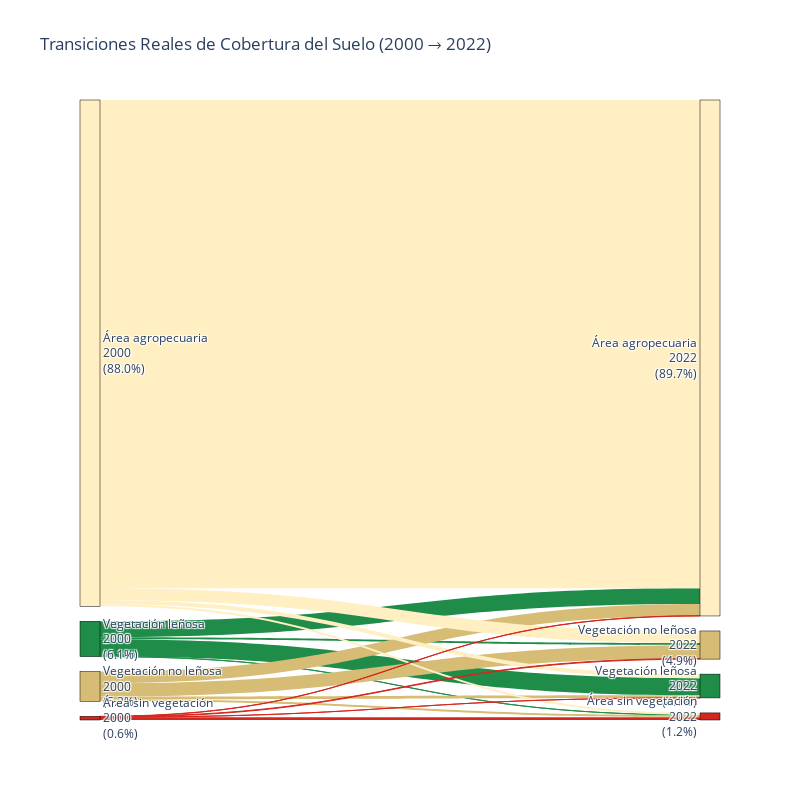

Notebook source saved alongside this figure:
### Code cell
# Ensure both rasters have the same shape by clipping to the same extent
suelo_2000_clipped = suelo_2000.rio.clip(aoi.geometry.values, aoi.crs, from_disk=True)
suelo_2022_clipped = suelo_2022.rio.clip(aoi.geometry.values, aoi.crs, from_disk=True)

# Convert pixel values to grouped categories for both years
suelo_2000_cat = np.vectorize(
    lambda x: categorize_pixel_grouped(x, categories_grouped)
)(suelo_2000_clipped.values[0])
suelo_2022_cat = np.vectorize(
    lambda x: categorize_pixel_grouped(x, categories_grouped)
)(suelo_2022_clipped.values[0])

# Get unique categories (excluding no-data and bodies of water)
unique_2000 = np.unique(suelo_2000_cat)
unique_2022 = np.unique(suelo_2022_cat)

# Filter out unwanted categories
valid_categories = [
    "Área agropecuaria",
    "Vegetación leñosa",
    "Vegetación no leñosa",
    "Área sin vegetación",
]
existing_2000 = [cat for cat in unique_2000 if cat in valid_categories]
existing_2022 = [cat for cat in unique_2022 if cat in valid_categories]

# Calculate total pixels for percentage calculations
total_2000 = np.sum([np.sum(suelo_2000_cat == cat) for cat in existing_2000])
total_2022 = np.sum([np.sum(suelo_2022_cat == cat) for cat in existing_2022])

# Create transition matrix
transition_matrix = {}
for cat_2000 in existing_2000:
    transition_matrix[cat_2000] = {}
    mask_2000 = suelo_2000_cat == cat_2000
    for cat_2022 in existing_2022:
        mask_2022 = suelo_2022_cat == cat_2022
        transition_count = np.sum(mask_2000 & mask_2022)
        if transition_count > 0:
            transition_matrix[cat_2000][cat_2022] = transition_count

# Prepare Sankey data
source = []
target = []
value = []
node_labels = []
node_colors = []
link_colors = []

# Add 2000 nodes with percentages
for i, cat in enumerate(existing_2000):
    count = np.sum(suelo_2000_cat == cat)
    percentage = (count / total_2000) * 100
    node_labels.append(f"{cat}<br>2000<br>({percentage:.1f}%)")
    node_colors.append(categories_grouped[cat]["color"])

# Add 2022 nodes with percentages
for i, cat in enumerate(existing_2022):
    count = np.sum(suelo_2022_cat == cat)
    percentage = (count / total_2022) * 100
    node_labels.append(f"{cat}<br>2022<br>({percentage:.1f}%)")
    node_colors.append(categories_grouped[cat]["color"])

# Create links based on actual transitions
for cat_2000, transitions in transition_matrix.items():
    source_idx = existing_2000.index(cat_2000)
    for cat_2022, count in transitions.items():
        target_idx = len(existing_2000) + existing_2022.index(cat_2022)

        source.append(source_idx)
        target.append(target_idx)
        value.append(count)
        link_colors.append(categories_grouped[cat_2000]["color"])

# Create Sankey diagram
fig = go.Figure(
    data=[
        go.Sankey(
            node=dict(
                pad=15,
                thickness=20,
                line=dict(color="black", width=0.5),
                label=node_labels,
                color=node_colors,
            ),
            link=dict(source=source, target=target, value=value, color=link_colors),
        )
    ]
)

fig.update_layout(
    title_text="Transiciones Reales de Cobertura del Suelo (2000 → 2022)",
    font_size=12,
    width=800,
    height=800,
)

# Try to save as PDF
# try:
#     fig.write_image('/home/nissim/Documents/dev/fulbright/ciut-riesgo/data/villa_del_rosario/sankey_transitions.pdf',
#                     format='pdf', width=800, height=800)
#     print("PDF saved successfully!")
# except Exception as e:
#     print(f"PDF export failed: {e}")
#     # Try SVG as fallback
#     try:
#         fig.write_image('/home/nissim/Documents/dev/fulbright/ciut-riesgo/data/villa_del_rosario/sankey_transitions.svg',
#                         format='svg', width=800, height=800)
#         print("SVG saved successfully!")
#     except Exception as e2:
#         print(f"SVG also failed: {e2}")

fig.show()

### Figure 1 — Plotly figure (JSON) as saved in the notebook; plotly's stock layout.template omitted (floating-point values rounded to 4 significant figures)
{"data": [{"link": {"color": ["#1f8d49", "#1f8d49", "#1f8d49", "#1f8d49", "#d6bc74", "#d6bc74", "#d6bc74", "#d6bc74", "#ffefc3", "#ffefc3", "#ffefc3", "#ffefc3", "#d4271e", "#d4271e", "#d4271e", "#d4271e"], "source": [0, 0, 0, 0, 1, 1, 1, 1, 2, 2, 2, 2, 3, 3, 3, 3], "target": [4, 5, 6, 7, 4, 5, 6, 7, 4, 5, 6, 7, 4, 5, 6, 7], "value": [23208, 2933, 21616, 171, 3438, 18097, 15820, 2899, 5584, 16299, 661939, 2712, 33, 841, 323, 3835]}, "node": {"color": ["#1f8d49", "#d6bc74", "#ffefc3", "#d4271e", "#1f8d49", "#d6bc74", "#ffefc3", "#d4271e"], "label": ["Vegetación leñosa<br>2000<br>(6.1%)", "Vegetación no leñosa<br>2000<br>(5.2%)", "Área agropecuaria<br>2000<br>(88.0%)", "Área sin vegetación<br>2000<br>(0.6%)", "Vegetación leñosa<br>2022<br>(4.1%)", "Vegetación no leñosa<br>2022<br>(4.9%)", "Área agropecuaria<br>2022<br>(89.7%)", "Área sin vegetación<br>2022<br>(1.2%)"], "line": {"color": "black", "width": 0.5}, "pad": 15, "thickness": 20}, "type": "sankey"}], "layout": {"font": {"size": 12}, "height": 800, "title": {"text": "Transiciones Reales de Cobertura del Suelo (2000 → 2022)"}, "width": 800}}
